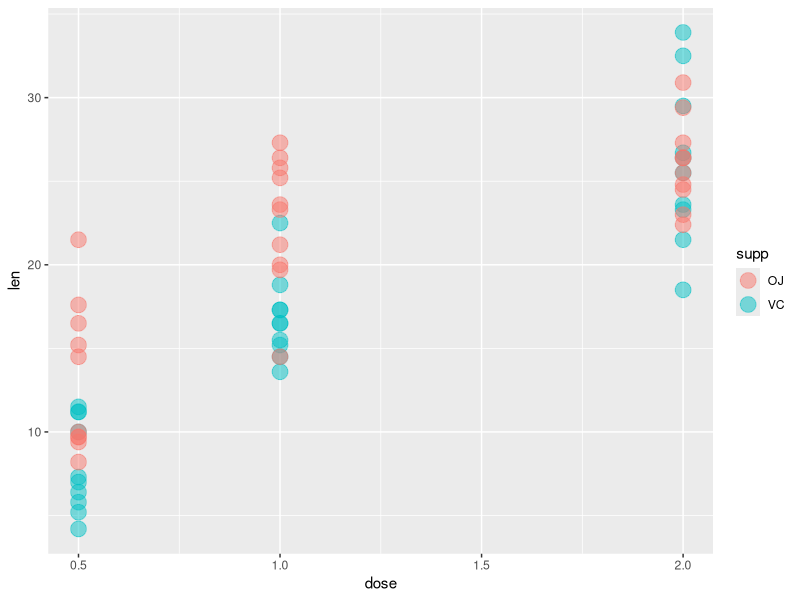

Write the R code that produced this figure.
## ---- chunk 1
set.seed(20150819)
library(ggplot2)
## ---- chunk 2
help("ToothGrowth")
## ---- chunk 3
str(ToothGrowth)
## ---- chunk 4
g <- ggplot(data=ToothGrowth, aes(x=dose, y=len))
g <- g + geom_point(aes(color=supp), size=5, alpha=.5)
g
